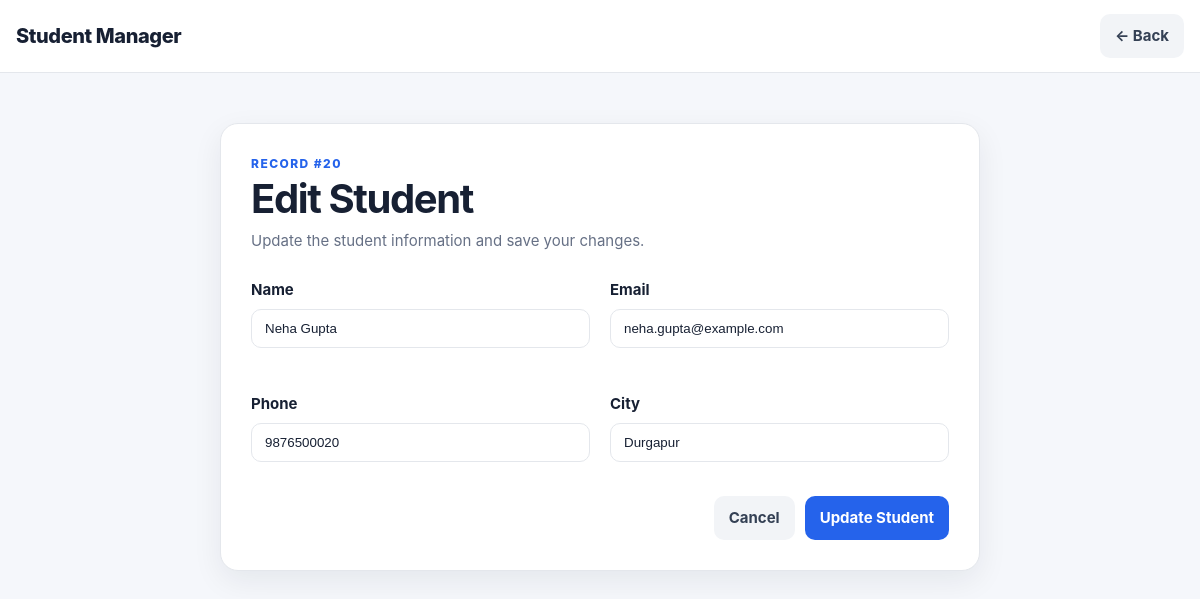
Page /update.php?id=20 on the committed database.
### tables this page shows
CREATE TABLE IF NOT EXISTS students (
    id INT UNSIGNED AUTO_INCREMENT PRIMARY KEY,
    name VARCHAR(100) NOT NULL,
    email VARCHAR(150) NOT NULL UNIQUE,
    phone VARCHAR(20) NOT NULL,
    city VARCHAR(100) NOT NULL,
    created_at TIMESTAMP NOT NULL DEFAULT CURRENT_TIMESTAMP,
    updated_at TIMESTAMP NOT NULL DEFAULT CURRENT_TIMESTAMP ON UPDATE CURRENT_TIMESTAMP,
    INDEX idx_students_name (name),
    INDEX idx_students_city (city)
);

### message.php (called while the page is built, shortened)
<?php
function e(?string $value): string
{
    return htmlspecialchars((string) $value, ENT_QUOTES, 'UTF-8');
}

### update.php (the view, shortened to what this page needs)
<?php
$id = filter_input(INPUT_GET, 'id', FILTER_VALIDATE_INT);
$database = new Database();
$db = $database->getConnection();
$stmt = $db->prepare('SELECT id, name, email, phone, city FROM students WHERE id = ?');
$stmt->bind_param('i', $id);
$stmt->execute();
$student = $stmt->get_result()->fetch_assoc();
?>
<!DOCTYPE html>
<html lang="en">
<head>
    <link rel="stylesheet" href="assets/css/style.css">
</head>
<body>
<header class="topbar">
    <div class="container topbar-inner">
        <a class="brand" href="index.php">Student Manager</a>
        <a class="btn btn-light" href="index.php">← Back</a>
    </div>
</header>
<main class="container form-page">
    <section class="form-card">
        <p class="eyebrow">Record #<?= (int) $student['id'] ?></p>
        <h1>Edit Student</h1>
        <p class="muted">Update the student information and save your changes.</p>
        <form action="update.php?id=<?= (int) $student['id'] ?>" method="POST" data-student-form novalidate>
            <div class="form-grid">
                <div class="field">
                    <label for="name">Name</label>
                    <input id="name" name="name" type="text" value="<?= e($student['name']) ?>" maxlength="100" required>
                    <small class="field-error" data-error-for="name"></small>
                </div>
                <div class="field">
                    <label for="email">Email</label>
                    <input id="email" name="email" type="email" value="<?= e($student['email']) ?>" maxlength="150" required>
                    <small class="field-error" data-error-for="email"></small>
                </div>
                <div class="field">
                    <label for="phone">Phone</label>
                    <input id="phone" name="phone" type="tel" value="<?= e($student['phone']) ?>" maxlength="20" required>
                    <small class="field-error" data-error-for="phone"></small>
                </div>
                <div class="field">
                    <label for="city">City</label>
                    <input id="city" name="city" type="text" value="<?= e($student['city']) ?>" maxlength="100" required>
                    <small class="field-error" data-error-for="city"></small>
                </div>
            </div>
            <div class="form-actions">
                <a class="btn btn-light" href="index.php">Cancel</a>
                <button class="btn btn-primary" type="submit">Update Student</button>
            </div>
        </form>
    </section>
</main>
</body>
</html>

### assets/css/style.css (style rules this page uses)
:root { --bg: #f5f7fb; --surface: #ffffff; --text: #172033; --muted: #667085; --border: #e4e7ec; --primary: #2563eb; --primary-dark: #1d4ed8; --danger: #dc2626; --success-bg: #ecfdf3; --success-text: #027a48; --error-bg: #fef3f2; --error-text: #b42318; --shadow: 0 10px 30px rgba(16, 24, 40, .07); }
* { box-sizing: border-box; }
body { margin: 0; background: var(--bg); color: var(--text); font: 15px/1.6 Inter, ui-sans-serif, system-ui, -apple-system, BlinkMacSystemFont, "Segoe UI", sans-serif; }
a { color: inherit; text-decoration: none; }
.container { width: min(1180px, calc(100% - 32px)); margin-inline: auto; }
.topbar { background: var(--surface); border-bottom: 1px solid var(--border); position: sticky; top: 0; z-index: 20; }
.topbar-inner { min-height: 72px; display: flex; align-items: center; justify-content: space-between; gap: 16px; }
.brand { font-size: 20px; font-weight: 800; letter-spacing: -.02em; }
.hero-card, .panel, .form-card { background: var(--surface); border: 1px solid var(--border); border-radius: 18px; box-shadow: var(--shadow); }
h1 { margin: 4px 0 8px; font-size: clamp(28px, 4vw, 40px); line-height: 1.1; letter-spacing: -.035em; }
.muted { color: var(--muted); margin: 0; }
.eyebrow { color: var(--primary); font-size: 12px; font-weight: 800; text-transform: uppercase; letter-spacing: .12em; margin: 0; }
input { width: 100%; border: 1px solid var(--border); background: #fff; border-radius: 10px; padding: 11px 13px; color: var(--text); outline: none; transition: .2s; }
.btn { border: 0; border-radius: 10px; padding: 10px 15px; font: inherit; font-weight: 700; cursor: pointer; display: inline-flex; align-items: center; justify-content: center; gap: 7px; transition: .2s; white-space: nowrap; }
.btn-primary { background: var(--primary); color: #fff; }
.btn-light { background: #f2f4f7; color: #344054; }
.form-page { padding: 50px 0; }
.form-card { width: min(760px, 100%); margin-inline: auto; padding: 30px; }
.form-grid { display: grid; grid-template-columns: 1fr 1fr; gap: 20px; margin-top: 25px; }
.field label { display: block; font-weight: 700; margin-bottom: 7px; }
.field-error { display: block; min-height: 20px; color: var(--danger); font-size: 12px; margin-top: 4px; }
.form-actions { display: flex; justify-content: flex-end; gap: 10px; padding-top: 10px; }

### rows in the picture
students: id "20", name "Neha Gupta", email "neha.gupta@example.com", phone "9876500020", city "Durgapur"
